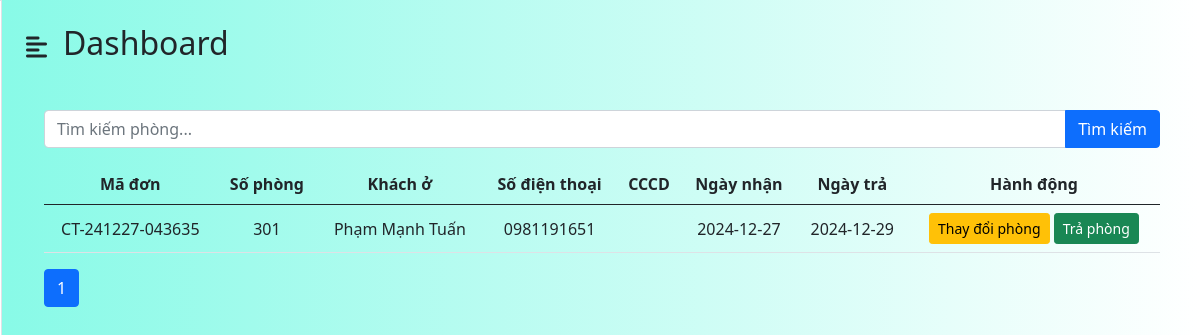
The app's page /admin/index.php?act=bookingRooms (signed in) with its own data.
### tables this page shows
CREATE TABLE `booking_rooms` (
  `id` int(11) NOT NULL,
  `booking_id` int(11) NOT NULL,
  `room_id` int(11) NOT NULL,
  `user_id` int(11) DEFAULT NULL,
  `amount` double(10,2) NOT NULL,
  `check_in_date` date NOT NULL,
  `check_out_date` date NOT NULL,
  `early_checkout` date DEFAULT NULL
);

CREATE TABLE `bookings` (
  `id` int(11) NOT NULL,
  `seri_num` varchar(20) NOT NULL,
  `people` int(11) NOT NULL,
  `status` enum('pending','confirmed','cancelled','checkin','checkout') NOT NULL DEFAULT 'pending',
  `amount` double(10,2) NOT NULL,
  `booking_date` datetime NOT NULL
);

CREATE TABLE `booking_guests` (
  `id` int(11) NOT NULL,
  `booking_rooms_id` int(11) NOT NULL,
  `guest_name` varchar(255) NOT NULL,
  `guest_phone` varchar(20) NOT NULL,
  `guest_email` varchar(255) NOT NULL,
  `guest_id_number` varchar(50) DEFAULT NULL
);

### admin/models/bookingroommodel.php (called while the page is built, shortened)
<?php
    function getAllBookingRooms($page, $limit) {
        $conn = connectdb();
        $offset = ($page - 1) * $limit;
        $sql = "SELECT
                b.seri_num,
                br.id AS booking_room_id,
                br.check_in_date,
                br.check_out_date,
                br.early_checkout,
                COALESCE(rn.room_number, r.room_number) AS room_number,
                COALESCE(rn.id, r.id) AS room_id,
                bg.guest_name,
                bg.guest_phone,
                bg.guest_id_number
                FROM booking_rooms br
                LEFT JOIN rooms r ON r.id = br.room_id
                LEFT JOIN booking_guests bg ON bg.booking_rooms_id = br.id
                LEFT JOIN bookings b ON b.id = br.booking_id
                LEFT JOIN room_changes rc ON rc.booking_rooms_id = br.id
                LEFT JOIN rooms rn ON rn.id = rc.new_room_id
                WHERE b.status = 'checkin' AND (r.status = 'booked' OR rn.status = 'booked')
                LIMIT :offset, :limit";
        $stmt = $conn->prepare($sql);
        $stmt->bindParam(':offset', $offset, PDO::PARAM_INT);
        $stmt->bindParam(':limit', $limit, PDO::PARAM_INT);
        $stmt->execute();
        $bookingRooms = $stmt->fetchAll(PDO::FETCH_ASSOC);
        $totalQuery = "SELECT COUNT(*) as total
                    FROM booking_rooms br
                    LEFT JOIN bookings b ON b.id = br.booking_id
                    LEFT JOIN rooms r ON r.id = br.room_id
                    LEFT JOIN room_changes rc ON rc.booking_rooms_id = br.id
                    LEFT JOIN rooms rn ON rn.id = rc.new_room_id
                    WHERE b.status = 'checkin' AND (r.status = 'booked' OR rn.status = 'booked')";
        $totalResult = $conn->query($totalQuery);
        $totalRow = $totalResult->fetch(PDO::FETCH_ASSOC);
        $totalRecords = $totalRow['total'];
        $totalPages = ceil($totalRecords / $limit);
        return [
            'bookingRooms' => $bookingRooms,
            'total_pages' => $totalPages
        ];
    }
?>

### admin/bookingroom.php (the view, shortened to what this page needs)
<div class="container mt-4">
    <form method="post" action="index.php?act=bookingRooms">
        <div class="input-group">
            <input class="form-control mb-3" id="searchInput" type="text" name="inp_search"
                placeholder="Tìm kiếm phòng..." value="<?php echo $_POST['inp_search']??'';?>">
            <button type="submit" name="search" class="btn btn-primary mb-3">Tìm kiếm</button>
        </div>
    </form>
    <table class="table">
        <thead>
            <tr>
                <th>Mã đơn</th>
                <th>Số phòng</th>
                <th>Khách ở</th>
                <th>Số điện thoại</th>
                <th>CCCD</th>
                <th>Ngày nhận</th>
                <th>Ngày trả</th>
                <th>Hành động</th>
            </tr>
        </thead>
        <tbody>
            <?php
                if ($bkrooms) {
                    foreach ($bkrooms as $bkr) {
            ?>
            <tr>
                <td><?php echo $bkr['seri_num']; ?></td>
                <td><?php echo $bkr['room_number']; ?></td>
                <td><?php echo $bkr['guest_name']; ?></td>
                <td><?php echo $bkr['guest_phone']; ?></td>
                <td><?php echo $bkr['guest_id_number']; ?></td>
                <td><?php echo $bkr['check_in_date']; ?></td>
                <td><?php echo $bkr['check_out_date']; ?></td>
                <td>
                    <a href="index.php?act=changeRoom&id=<?php echo $bkr['room_id']; ?>&bkr=<?php echo $bkr['booking_room_id']; ?>"
                        class="btn btn-warning btn-sm">Thay
                        đổi phòng</a>
                    <a href="index.php?act=checkoutroom&id=<?php echo $bkr['booking_room_id']; ?>"
                        class="btn btn-success btn-sm">Trả
                        phòng</a>
                </td>
            </tr>
            <?php
                }} else {
                    echo "<tr><td colspan='8' class='text-center text-danger'>Không có dữ liệu tìm kiếm.</td></tr>";
                }
            ?>
        </tbody>
    </table>
    <div class="pagination">
        <ul class="pagination">
            <?php for ($i = 1; $i <= $total_pages; $i++): ?>
            <li class="page-item <?php echo ($i == $page) ? 'active' : ''; ?>">
                <a class="page-link" href="index.php?act=bookingRooms&page=<?php echo $i; ?>"><?php echo $i; ?></a>
            </li>
            <?php endfor; ?>
        </ul>
    </div>
</div>

### admin/dashboard.php (style rules this page uses)
tr { text-align: center; }
.table tbody td { vertical-align: middle; }

### records on screen
booking_rooms: booking.seri_num "CT-241227-043635", room_number "301", booking_guests.guest_name "Phạm Mạnh Tuấn", booking_guests.guest_phone "0981191651", check_in_date "2024-12-27", check_out_date "2024-12-29"

### other values on screen
$title "Dashboard"
